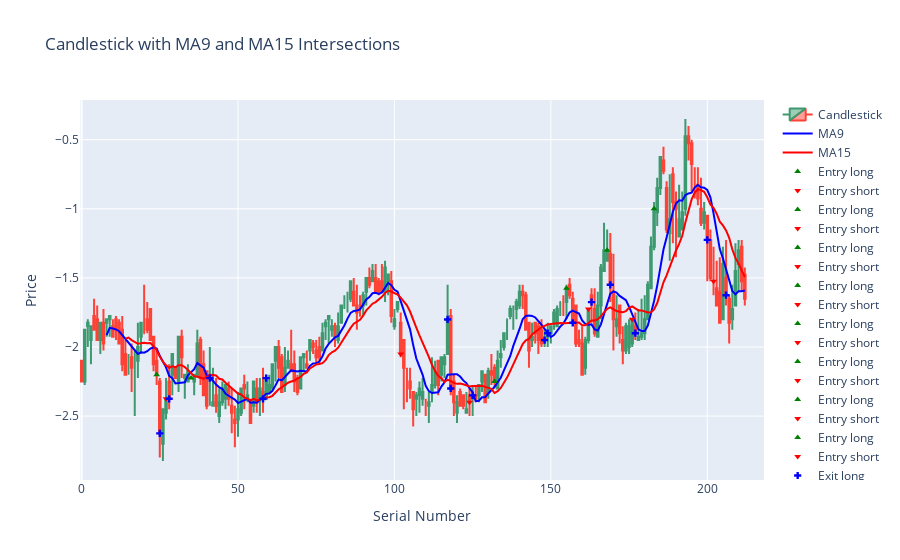

Notebook code cell kept with this figure:
### Code cell
import pandas as pd
import plotly.graph_objects as go

# Load data
df = pd.read_csv('/workspaces/Futures-First/BackTest/data/LE Feb25-Apr25 Calendar_Daily.csv')
df['Date'] = pd.to_datetime(df['Date'])

# Create a Serial Number column
df['Serial'] = range(len(df))

# Calculate Moving Averages
df['MA9'] = df['Close'].rolling(window=9).mean()
df['MA12'] = df['Close'].rolling(window=15).mean()

# Initialize variables
entry_points = []  # List to store entry points for visualization
exit_points = []   # List to store exit points for visualization
positions = []     # To keep track of open positions
entry_price = None
tick_size = 0.001
last_high = None  # Track last high for exit conditions
last_low = None   # Track last low for exit conditions

# Iterate over DataFrame to backtest strategy
for i in range(1, len(df)):
    # Check for crossing points (sign change in the difference)
    if df['MA9'][i] > df['MA12'][i] and df['MA9'][i-1] <= df['MA12'][i-1]:  # MA9 crosses above MA12
        if positions and positions[-1]['type'] == 'short':  # Close short position if open
            profit = (entry_price - df['Close'][i]) / tick_size
            exit_points.append((df['Serial'][i], df['Close'][i], 'short'))
            positions.pop()
        # Open long position
        positions.append({'type': 'long', 'entry_price': df['Close'][i]})
        entry_price = df['Close'][i]
        entry_points.append((df['Serial'][i], df['Close'][i], 'long'))
        last_high = df['High'][i]  # Update last high for exit condition
        last_low = df['Low'][i]    # Update last low for exit condition

    elif df['MA9'][i] < df['MA12'][i] and df['MA9'][i-1] >= df['MA12'][i-1]:  # MA9 crosses below MA12
        if positions and positions[-1]['type'] == 'long':  # Close long position if open
            profit = (df['Close'][i] - entry_price) / tick_size
            exit_points.append((df['Serial'][i], df['Close'][i], 'long'))
            positions.pop()
        # Open short position
        positions.append({'type': 'short', 'entry_price': df['Close'][i]})
        entry_price = df['Close'][i]
        entry_points.append((df['Serial'][i], df['Close'][i], 'short'))
        last_high = df['High'][i]  # Update last high for exit condition
        last_low = df['Low'][i]    # Update last low for exit condition

    # Check for trend-breaking moves
    if positions:
        if positions[-1]['type'] == 'long' and df['High'][i] < last_high:
            profit = (df['Close'][i] - entry_price) / tick_size
            exit_points.append((df['Serial'][i], df['Close'][i], 'long'))
            positions.pop()
            last_low = df['Low'][i]  # Update last low to current low
        elif positions[-1]['type'] == 'short' and df['High'][i] > last_high:
            profit = (entry_price - df['Close'][i]) / tick_size
            exit_points.append((df['Serial'][i], df['Close'][i], 'short'))
            positions.pop()
            last_high = df['High'][i]  # Update last high to current high

# Calculate total profit
total_profit = sum(profit for profit in trades if profit is not None)

# Create Candlestick Chart
fig = go.Figure(data=[go.Candlestick(x=df['Serial'],
                                     open=df['Open'],
                                     high=df['High'],
                                     low=df['Low'],
                                     close=df['Close'],
                                     name='Candlestick')])

# Add MA9 and MA12 to the chart
fig.add_trace(go.Scatter(x=df['Serial'], y=df['MA9'], mode='lines', name='MA9', line=dict(color='blue')))
fig.add_trace(go.Scatter(x=df['Serial'], y=df['MA12'], mode='lines', name='MA15', line=dict(color='red')))

# Add entry and exit points to the chart
for point in entry_points:
    fig.add_trace(go.Scatter(x=[point[0]], y=[point[1]], mode='markers', name=f"Entry {point[2]}", 
                             marker=dict(symbol='triangle-up' if point[2] == 'long' else 'triangle-down', color='green' if point[2] == 'long' else 'red')))
for point in exit_points:
    fig.add_trace(go.Scatter(x=[point[0]], y=[point[1]], mode='markers', name=f"Exit {point[2]}", 
                             marker=dict(symbol='cross', color='blue')))

# Update layout
fig.update_layout(title='Candlestick with MA9 and MA15 Intersections',
                  xaxis_title='Serial Number',
                  yaxis_title='Price',
                  xaxis_rangeslider_visible=False)

# Show interactive plot
fig.show()

# Print total profit
print(f"Total Profit: {total_profit} ticks")

### Figure 1 — Plotly figure (JSON) as saved in the notebook; plotly's stock layout.template omitted (floating-point values rounded to 4 significant figures; data arrays with more than 128 entries replaced by an {"elided": "..."} marker saying what was removed)
{"data": [{"close": {"elided": "213 float values"}, "high": {"elided": "213 float values"}, "low": {"elided": "213 float values"}, "name": "Candlestick", "open": {"elided": "213 float values"}, "type": "candlestick", "x": {"elided": "213 int values"}}, {"line": {"color": "blue"}, "mode": "lines", "name": "MA9", "type": "scatter", "x": {"elided": "213 int values"}, "y": {"elided": "213 float values"}}, {"line": {"color": "red"}, "mode": "lines", "name": "MA15", "type": "scatter", "x": {"elided": "213 int values"}, "y": {"elided": "213 float values"}}, {"marker": {"color": "green", "symbol": "triangle-up"}, "mode": "markers", "name": "Entry long", "type": "scatter", "x": [24], "y": [-2.2]}, {"marker": {"color": "red", "symbol": "triangle-down"}, "mode": "markers", "name": "Entry short", "type": "scatter", "x": [27], "y": [-2.375]}, {"marker": {"color": "green", "symbol": "triangle-up"}, "mode": "markers", "name": "Entry long", "type": "scatter", "x": [35], "y": [-2.225]}, {"marker": {"color": "red", "symbol": "triangle-down"}, "mode": "markers", "name": "Entry short", "type": "scatter", "x": [41], "y": [-2.225]}, {"marker": {"color": "green", "symbol": "triangle-up"}, "mode": "markers", "name": "Entry long", "type": "scatter", "x": [58], "y": [-2.375]}, {"marker": {"color": "red", "symbol": "triangle-down"}, "mode": "markers", "name": "Entry short", "type": "scatter", "x": [102], "y": [-2.05]}, {"marker": {"color": "green", "symbol": "triangle-up"}, "mode": "markers", "name": "Entry long", "type": "scatter", "x": [117], "y": [-1.8]}, {"marker": {"color": "red", "symbol": "triangle-down"}, "mode": "markers", "name": "Entry short", "type": "scatter", "x": [124], "y": [-2.4]}, {"marker": {"color": "green", "symbol": "triangle-up"}, "mode": "markers", "name": "Entry long", "type": "scatter", "x": [132], "y": [-2.25]}, {"marker": {"color": "red", "symbol": "triangle-down"}, "mode": "markers", "name": "Entry short", "type": "scatter", "x": [148], "y": [-1.95]}, {"marker": {"color": "green", "symbol": "triangle-up"}, "mode": "markers", "name": "Entry long", "type": "scatter", "x": [155], "y": [-1.575]}, {"marker": {"color": "red", "symbol": "triangle-down"}, "mode": "markers", "name": "Entry short", "type": "scatter", "x": [162], "y": [-1.725]}, {"marker": {"color": "green", "symbol": "triangle-up"}, "mode": "markers", "name": "Entry long", "type": "scatter", "x": [168], "y": [-1.3]}, {"marker": {"color": "red", "symbol": "triangle-down"}, "mode": "markers", "name": "Entry short", "type": "scatter", "x": [176], "y": [-1.8]}, {"marker": {"color": "green", "symbol": "triangle-up"}, "mode": "markers", "name": "Entry long", "type": "scatter", "x": [183], "y": [-1]}, {"marker": {"color": "red", "symbol": "triangle-down"}, "mode": "markers", "name": "Entry short", "type": "scatter", "x": [202], "y": [-1.525]}, {"marker": {"color": "blue", "symbol": "cross"}, "mode": "markers", "name": "Exit long", "type": "scatter", "x": [25], "y": [-2.625]}, {"marker": {"color": "blue", "symbol": "cross"}, "mode": "markers", "name": "Exit short", "type": "scatter", "x": [28], "y": [-2.375]}, {"marker": {"color": "blue", "symbol": "cross"}, "mode": "markers", "name": "Exit long", "type": "scatter", "x": [41], "y": [-2.225]}, {"marker": {"color": "blue", "symbol": "cross"}, "mode": "markers", "name": "Exit short", "type": "scatter", "x": [58], "y": [-2.375]}, {"marker": {"color": "blue", "symbol": "cross"}, "mode": "markers", "name": "Exit long", "type": "scatter", "x": [59], "y": [-2.225]}, {"marker": {"color": "blue", "symbol": "cross"}, "mode": "markers", "name": "Exit short", "type": "scatter", "x": [117], "y": [-1.8]}, {"marker": {"color": "blue", "symbol": "cross"}, "mode": "markers", "name": "Exit long", "type": "scatter", "x": [118], "y": [-2.3]}, {"marker": {"color": "blue", "symbol": "cross"}, "mode": "markers", "name": "Exit short", "type": "scatter", "x": [125], "y": [-2.35]}, {"marker": {"color": "blue", "symbol": "cross"}, "mode": "markers", "name": "Exit long", "type": "scatter", "x": [148], "y": [-1.95]}, {"marker": {"color": "blue", "symbol": "cross"}, "mode": "markers", "name": "Exit short", "type": "scatter", "x": [149], "y": [-1.9]}, {"marker": {"color": "blue", "symbol": "cross"}, "mode": "markers", "name": "Exit long", "type": "scatter", "x": [157], "y": [-1.825]}, {"marker": {"color": "blue", "symbol": "cross"}, "mode": "markers", "name": "Exit short", "type": "scatter", "x": [163], "y": [-1.675]}, {"marker": {"color": "blue", "symbol": "cross"}, "mode": "markers", "name": "Exit long", "type": "scatter", "x": [169], "y": [-1.55]}, {"marker": {"color": "blue", "symbol": "cross"}, "mode": "markers", "name": "Exit short", "type": "scatter", "x": [177], "y": [-1.9]}, {"marker": {"color": "blue", "symbol": "cross"}, "mode": "markers", "name": "Exit long", "type": "scatter", "x": [200], "y": [-1.225]}, {"marker": {"color": "blue", "symbol": "cross"}, "mode": "markers", "name": "Exit short", "type": "scatter", "x": [206], "y": [-1.625]}], "layout": {"title": {"text": "Candlestick with MA9 and MA15 Intersections"}, "xaxis": {"rangeslider": {"visible": false}, "title": {"text": "Serial Number"}}, "yaxis": {"title": {"text": "Price"}}}}
